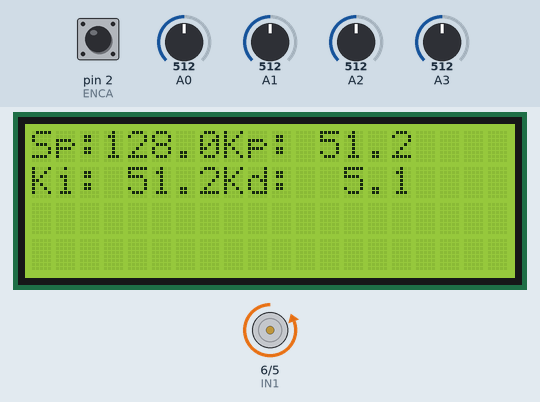
Simulated run of this sketch. Board: Arduino Uno, built with avr-gcc and run on an emulated ATmega328P. Parts: 20×4 character LCD, motor-driver pin pairs drawn as motors (green arrow = first pin HIGH = forward, orange = second pin HIGH = backward, longer = more drive, scaled by the enable pin). The inputs (shaded band) are chosen by the test bench; at power-on: A3 = 512, A0 = 512, A1 = 512, A2 = 512, pin 2 (ENCA) HIGH. What the sketch prints to the serial monitor is not drawn.

Above: at 1.2 s.
1.3 s: A3 set to 30
At 1.8 s:
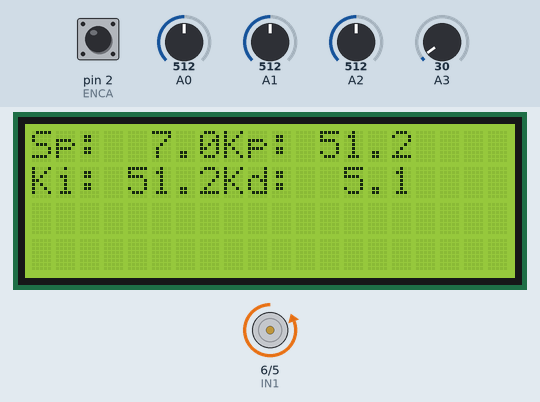
2.8 s: A0 set to 716
At 4.0 s:
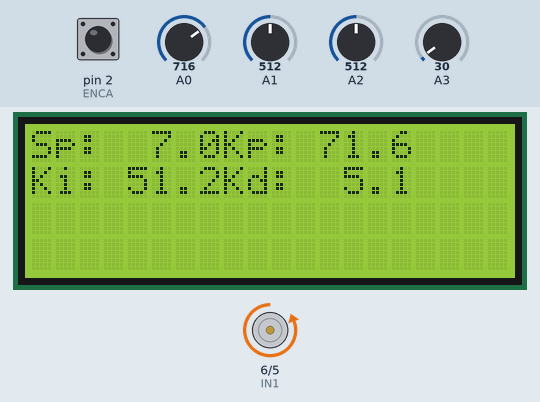
4.3 s: A1 set to 716
At 5.5 s:
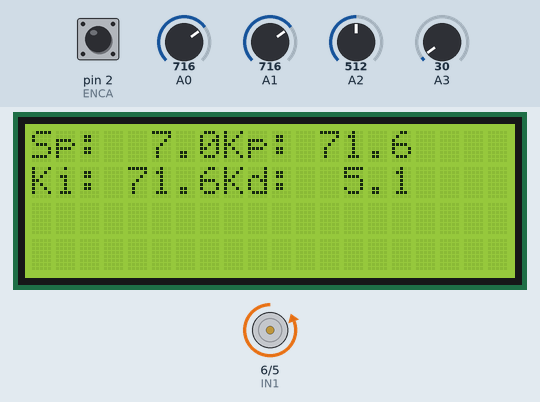
5.8 s: A2 set to 716
At 6.7 s:
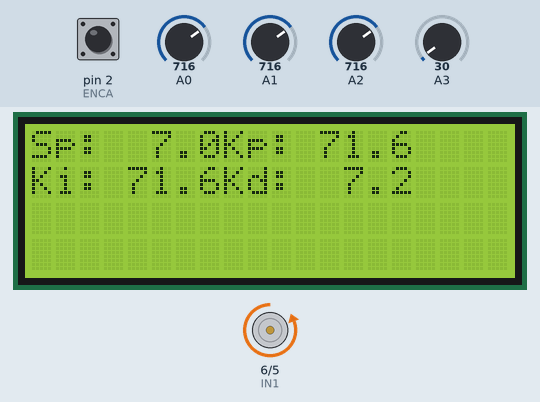
7.3 s: A3 set to 265
At 8.0 s:
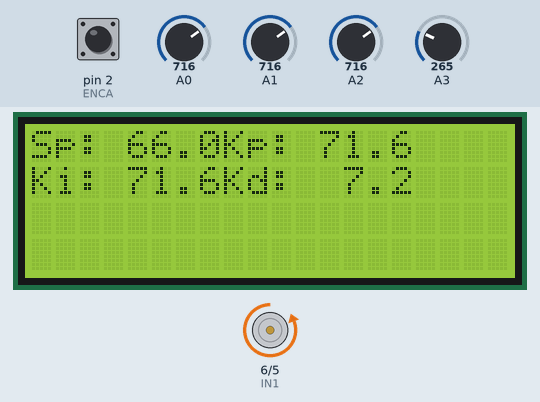
8.8 s: A0 set to 992
At 9.4 s:
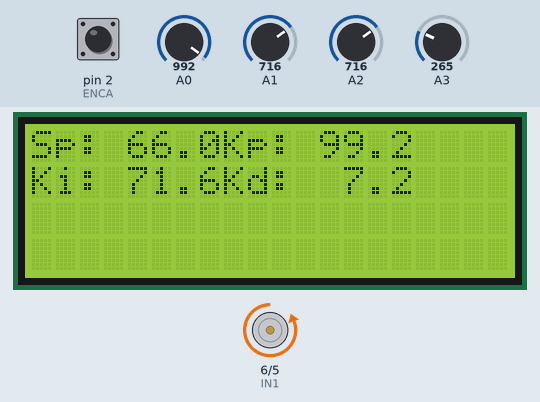
Timing chart, 0 to 11.3 s (numbered marks = the images above; inputs shaded):
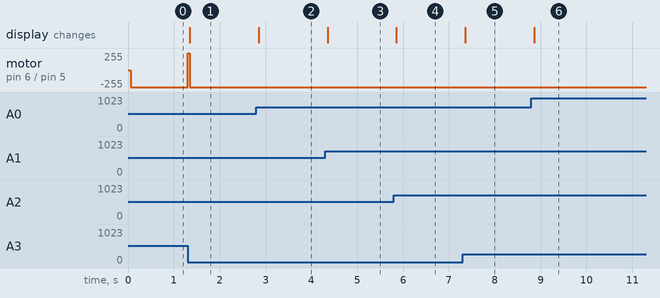

Measured:
- after the input at 1.3 s, motor on pin 6 (IN1) / pin 5 (IN2): backward 255/255 → forward 255/255 at once, → backward 255/255 0.04 s later; the display: changes after 0.05 s (image 1)
- after the input at 2.8 s, the display: changes after 0.05 s (image 2)
- after the input at 4.3 s, the display: changes after 0.05 s (image 3)
- after the input at 5.8 s, the display: changes after 0.06 s (image 4)
- after the input at 7.3 s, the display: changes after 0.06 s (image 5)
- after the input at 8.8 s, the display: changes after 0.07 s (image 6)

The sketch:

skd_main.ino
```cpp
#include <Wire.h>
#include <LiquidCrystal_I2C.h>

#define ENCA 2
#define ENCB 3
#define PWM 10
#define IN2 5
#define IN1 6

int pos = 0;
long prevT = 0;
float eprev = 0;
float eintegral = 0;
char tempBuffer[10];

LiquidCrystal_I2C lcd(0x27, 20, 4); // set LCD address to 0x27 for a 20x4 display

void setup() {
  Serial.begin(9600);
  pinMode(ENCA,INPUT);
  pinMode(ENCB,INPUT);

  // Motor driver pins
  pinMode(IN1, OUTPUT);
  pinMode(IN2, OUTPUT);
  pinMode(PWM, OUTPUT);

  attachInterrupt(digitalPinToInterrupt(ENCA),readEncoder,RISING);
  Serial.println("target pos");

  lcd.init();
  lcd.backlight();
}

void loop() {
// set target position
  int target = analogRead(A3) * 0.25;
  // target = 250 * sin(prevT / 1e6);

  // PID constants
  float kp = analogRead(A0) * 0.1;
  float ki = analogRead(A1) * 0.1;
  float kd = analogRead(A2) * 0.01;

  // calculate control signal using PID
  float u = calculatePID(target, pos, kp, kd, ki);

  // motor power
  float pwr = fabs(u);
  if (pwr > 255) {
    pwr = 255;
  }

  // motor direction
  int dir = 1;
  if (u < 0) {
    dir = -1;
  }

  // signal the motor
  setMotor(dir, pwr, PWM, IN1, IN2);

  Serial.print(target);
  Serial.print(" ");
  Serial.print(pos);
  Serial.println();

  // Print to LCD with one decimal place
  lcd.setCursor(0, 0);
  lcd.print("Sp:");
  lcd.setCursor(3, 0);
  lcd.print(dtostrf(target, 5, 1, tempBuffer));
  lcd.setCursor(8, 0);
  lcd.print("Kp:");
  lcd.setCursor(11, 0);
  lcd.print(dtostrf(kp, 5, 1, tempBuffer));

  lcd.setCursor(0, 1);
  lcd.print("Ki:");
  lcd.setCursor(3, 1);
  lcd.print(dtostrf(ki, 5, 1, tempBuffer));
  lcd.setCursor(8, 1);
  lcd.print("Kd:");
  lcd.setCursor(11, 1);
  lcd.print(dtostrf(kd, 5, 1, tempBuffer));
}
```

encoder.ino
```cpp
void readEncoder(){
  int b = digitalRead(ENCB);
  if(b > 0){
    pos++;
  }
  else{
    pos--;
  }
}
```

output.ino
```cpp
void setMotor(int dir, int pwmVal, int pwm, int in1, int in2){
  analogWrite(pwm,pwmVal);
  if(dir == 1){
    digitalWrite(in1,HIGH);
    digitalWrite(in2,LOW);
  }
  else if(dir == -1){
    digitalWrite(in1,LOW);
    digitalWrite(in2,HIGH);
  }
  else{
    digitalWrite(in1,LOW);
    digitalWrite(in2,LOW);
  }
}
```

pid.ino
```cpp
// Fungsi untuk menghitung sinyal kontrol menggunakan PID
float calculatePID(int target, int pos, float kp, float kd, float ki) {
  // time difference
  long currT = micros();
  float deltaT = ((float)(currT - prevT)) / (1.0e6);
  prevT = currT;

  // error
  int e = pos - target;

  // derivative
  float dedt = (e - eprev) / deltaT;

  // integral
  eintegral = eintegral + e * deltaT;

  // control signal
  float u = kp * e + kd * dedt + ki * eintegral;

  // store previous error
  eprev = e;

  return u;
}
```
